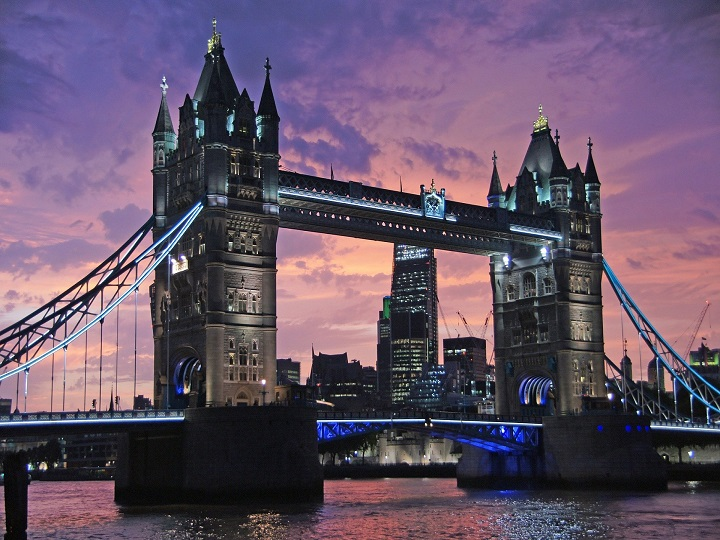
#> input picture image/london.jpg, 720 x 540 px, found by its file name
$ python day3-cv2-resize-flip.py
#> lines starting #> are read from the running program, lines starting #| are printed output that depends on the picture
# day3-cv2-resize-flip.py
# 이미지 크기 변환하고 상하 반전시켜서 저장하기
# (원본 코드는 없는 파일 '../../test.jpg' 를 읽어서 오류가 났으므로 실제 있는 파일로 바꿈)

import cv2
import sys

src_file = '../image/london.jpg'   # 720x540

img = cv2.imread(src_file)
#> img is the input picture: shape (540, 720, 3); mean B, G, R 104.8, 83.8, 101.5
if img is None:
    print(f'Image load failed! : {src_file}')
    sys.exit()

print('원본 크기:', img.shape)
#| 원본 크기: (540, 720, 3)

# 이미지 크기 변환하기
src = cv2.resize(img, dsize=(320, 240), interpolation=cv2.INTER_AREA)
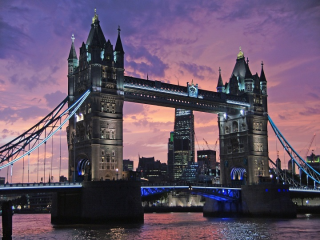
#> src: shape (240, 320, 3); mean B, G, R 104.8, 83.8, 101.5

# 상하 반전시키기
dst = cv2.flip(src, 0)
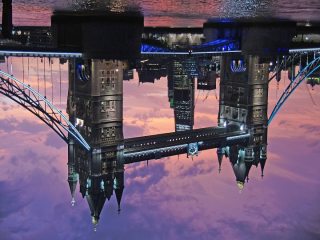
#> dst: shape (240, 320, 3); mean B, G, R 104.8, 83.8, 101.5

# save image
cv2.imwrite('test2.jpg', dst)

dst = cv2.imread('test2.jpg')

cv2.imshow('img', img)
cv2.imshow('src', src)
cv2.imshow('dst', dst)

cv2.waitKey()
cv2.destroyAllWindows()

$ run again, with image/person.jpg copied over image/london.jpg
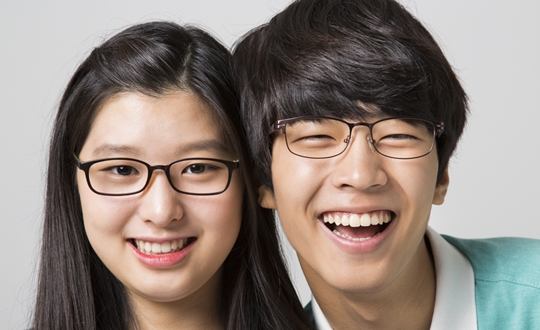
#> input picture image/person.jpg, 540 x 330 px, found by its file name
#> img is the input picture: shape (330, 540, 3); mean B, G, R 123, 130.5, 143.4
#| 원본 크기: (330, 540, 3)
#> `src = cv2.resize(img, dsize=(320, 240), interpolation=cv2.INTER_AREA)`:
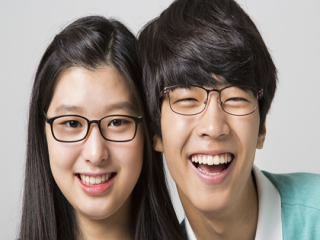
#> src: shape (240, 320, 3); mean B, G, R 123, 130.5, 143.4
#> `dst = cv2.flip(src, 0)`:
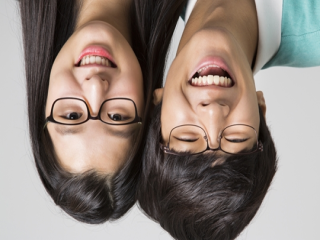
#> dst: shape (240, 320, 3); mean B, G, R 123, 130.5, 143.4
